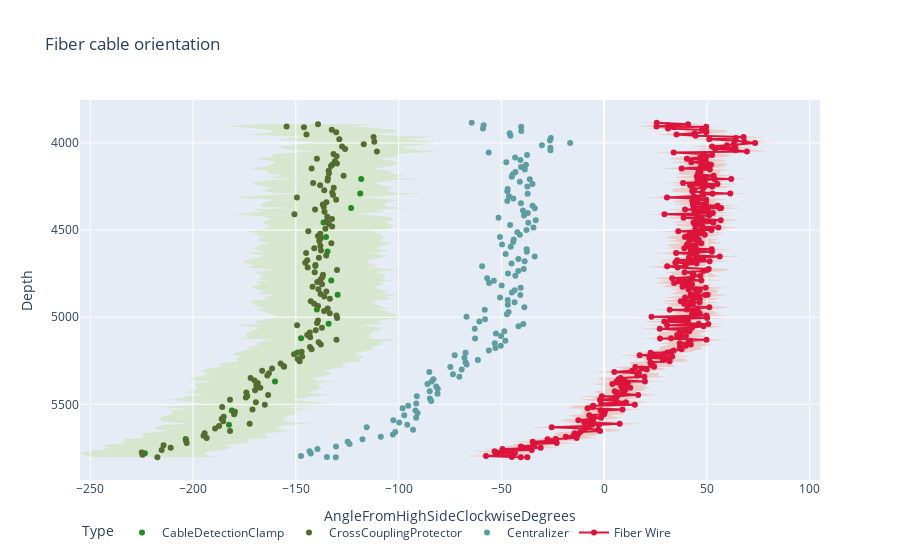

Write notebook code for a chart like this one.
### Code cell
fig = go.Figure()

# Add windows
gozone_svg = ''.join([f'M {xy[0][0]+30},{xy[0][1]} ' if xy[1]==0 else f'L{xy[0][0]+30},{xy[0][1]} ' for xy in zip(combined.loc[combined['type']!='Centralizer', ['plot_angle','depth']].values,range(combined.loc[combined['type']!='Centralizer', ['plot_angle','depth']].shape[0]))])+''.join([f' L{xy[0][0]-30},{xy[0][1]} Z' if xy[1]==0 else f' L{xy[0][0]-30},{xy[0][1]}' for xy in zip(combined.loc[combined['type']!='Centralizer', ['plot_angle','depth']].values,range(combined.loc[combined['type']!='Centralizer', ['plot_angle','depth']].shape[0]))][::-1])

nogozone_svg = ''.join([f'M {xy[0][0]+10},{xy[0][1]} ' if xy[1]==0 else f'L{xy[0][0]+10},{xy[0][1]} ' for xy in zip(combined.loc[combined['type']!='other', ['fiber_plot_angle','depth']].values,range(combined.loc[combined['type']!='other', ['fiber_plot_angle','depth']].shape[0]))])+''.join([f' L{xy[0][0]-10},{xy[0][1]} Z' if xy[1]==0 else f' L{xy[0][0]-10},{xy[0][1]}' for xy in zip(combined.loc[combined['type']!='other', ['fiber_plot_angle','depth']].values,range(combined.loc[combined['type']!='other', ['fiber_plot_angle','depth']].shape[0]))][::-1])

fig.update_layout(shapes=[dict(type="path", path=gozone_svg, fillcolor='rgba(154,205,50,0.2)', line=dict(width=0), layer='below'), dict(type="path", path=nogozone_svg, fillcolor='rgba(255,69,0,0.2)', line=dict(width=0), layer='below')])

# Add traces
fig.add_trace(go.Scatter(x=combined.loc[combined['type']=='CableDetectionClamp', 'plot_angle'], y=combined.loc[combined['type']=='CableDetectionClamp', 'depth'], mode='markers', name='CableDetectionClamp', marker_color='forestgreen', customdata=combined.loc[combined['type']=='CableDetectionClamp', ['hadware_name', 'angle_rounded']]))

fig.add_trace(go.Scatter(x=combined.loc[combined['type']=='CrossCouplingProtector', 'plot_angle'], y=combined.loc[combined['type']=='CrossCouplingProtector', 'depth'], mode='markers', name='CrossCouplingProtector', marker_color='darkolivegreen', customdata=combined.loc[combined['type']=='CrossCouplingProtector', ['hadware_name', 'angle_rounded']]))

fig.add_trace(go.Scatter(x=combined.loc[combined['type']=='Centralizer', 'plot_angle'], y=combined.loc[combined['type']=='Centralizer', 'depth'], mode='markers', name='Centralizer', marker_color='cadetblue', customdata=combined.loc[combined['type']=='Centralizer', ['hadware_name', 'angle_rounded']]))

# fig.add_trace(go.Scatter(x=combined.loc[combined['type']=='PERFS', 'plot_angle'], y=combined.loc[combined['type']=='PERFS', 'depth'], mode='markers', name='PERFS', marker_color='navy', customdata=combined.loc[combined['type']=='PERFS', ['name', 'angle_rounded']]))

fig.add_trace(go.Scatter(x=combined.loc[combined['type']!='other', 'fiber_plot_angle'], y=combined.loc[combined['type']!='other', 'depth'], mode='lines+markers', name='Fiber Wire', marker_color='crimson', customdata=combined.loc[combined['type']!='other', ['hadware_name', 'fiber_angle_rounded']]))

fig.update_traces(hovertemplate='%{customdata[0]}<br>%{customdata[1]}')
fig.update_xaxes(range=[-255, 105])
fig.update_yaxes(autorange="reversed")
fig.update_layout(hovermode="y", title="Fiber cable orientation", legend_title="Type", legend_orientation="h", template="plotly", yaxis_title="Depth", xaxis_title='AngleFromHighSideClockwiseDegrees')
fig.show()
